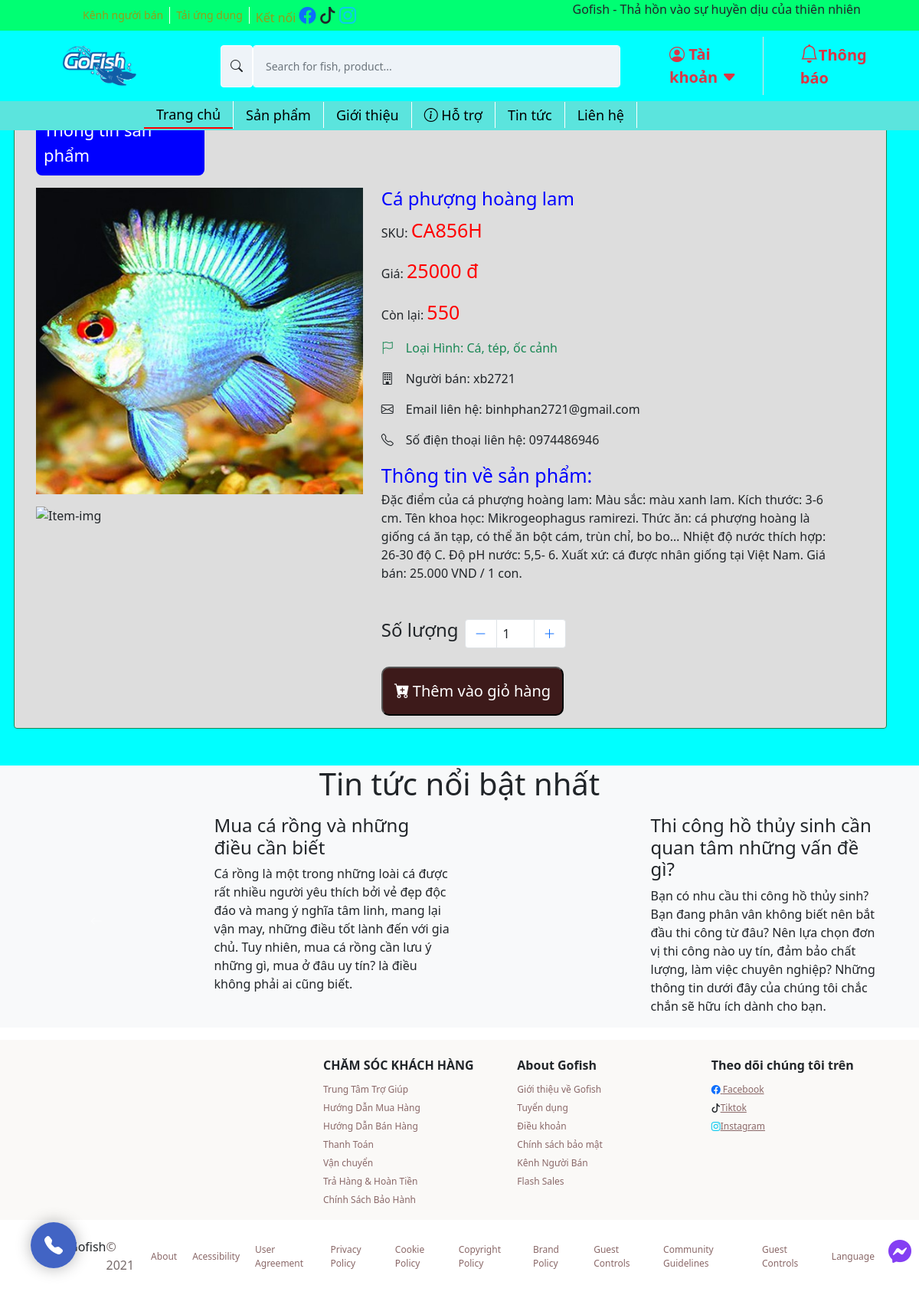
Page /detailView.php?id=71 on the committed database.
### tables this page shows
CREATE TABLE `products` (
  `productID` int(11) NOT NULL,
  `productSKU` char(50) NOT NULL,
  `productName` varchar(1000) NOT NULL,
  `category` varchar(300) NOT NULL,
  `detail` varchar(5000) NOT NULL,
  `price` int(11) NOT NULL,
  `stock` int(11) NOT NULL,
  `sold` int(11) NOT NULL,
  `status` int(11) NOT NULL,
  `image` varchar(1000) NOT NULL,
  `userID` int(11) NOT NULL
);

CREATE TABLE `users` (
  `id` int(11) NOT NULL,
  `fullname` varchar(250) NOT NULL,
  `username` varchar(30) NOT NULL,
  `email` varchar(100) NOT NULL,
  `phone` varchar(11) NOT NULL,
  `address` varchar(250) NOT NULL,
  `password` varchar(250) NOT NULL,
  `status` int(11) NOT NULL DEFAULT 0,
  `email_verification_link` varchar(255) NOT NULL,
  `email_verified_at` timestamp NULL DEFAULT NULL
);

### detailView.php (the view, shortened to what this page needs)
<?php
require './config/constants.php';
require './header.php';
?>
<?php
if (isset($_GET['id'])) {
  $iditem = $_GET['id'];
  $sql = "SELECT users.id,users.username,users.email,users.phone,users.address,products.productName,products.productSKU,products.category,products.price,products.detail,products.stock,products.image
        FROM products,users where products.userid = users.id and products.productID  = '$iditem' and products.status = '1'";
  $res = mysqli_query($conn, $sql);
  $count = mysqli_num_rows($res);
  if ($count == 1) {
    $row = mysqli_fetch_assoc($res);
    $tenSanPham = $row['productName'];
    $sku = $row['productSKU'];
    $theLoai = $row['category'];
    $price = $row['price'];
    $chiTiet = $row['detail'];
    $conLai = $row['stock'];
    $hinhAnh = $row['image'];
    $hinhAnhString = explode(',', $hinhAnh);
    $hinhAnh1 = $hinhAnhString[0];
    $hinhAnh2 = $hinhAnhString[1];
    $userName = $row['username'];
    $userEmail = $row['email'];
    $userPhone = $row['phone'];
    $userID = $row['id'];
  } else {
    header('location:' . SITEURL);
  }
} else {
  header('location:' . SITEURL);
}
?>
<main style="background-color: aqua;">
  <section class="posts_slider container-fluid" style="padding: 0;">
    <div id="carouselExampleControls" class="carousel slide" data-bs-ride="carousel">
      <div class="carousel-inner">
        <div class="carousel-item active">
          <div class="row">
            <div class="col-md-12">
            </div>
          </div>
        </div>
      </div>
      <button class="carousel-control-prev" type="button" data-bs-target="#carouselExampleControls" data-bs-slide="prev">
      </button>
      <button class="carousel-control-next" type="button" data-bs-target="#carouselExampleControls" data-bs-slide="next">
      </button>
    </div>
  </section>
  <div class="simple-banner mt-2">
  </div>
  <section class="Item-info">
    <div class="container">
      <div class="row" style='padding-top: 70px'>
        <div class="row border p-3 border-success rounded info-item" style="background-color: #ddd">
          <div style='font-size:22px;font-weight:500;padding:10px;background-color:blue;color:#fff;border-radius:8px;width:220px;margin-left:12px'>
            Thông tin sản phẩm
          </div>
          <div class="row">
            <div class="item-menu-img col-md-5">
              <?php
              if ($hinhAnh == "") {
                echo "<div class='error'>Image not Available.</div>";
              } else {
              ?>
                <img src="<?php echo SITEURL; ?>assets/img/products/<?php echo $hinhAnh1; ?>" alt="Item-img" style="max-height: 400px;width:100%" class="img-fluid mt-3">
                <img src="<?php echo SITEURL; ?>assets/img/products/<?php echo $hinhAnh2; ?>" alt="Item-img" style="max-height: 400px;width:100%" class="img-fluid mt-3">
              <?php
              }
              ?>
            </div>
            <div class="order col-md-7 mt-3">
              <div class="item-menu-desc">
                <h4 style='color:blue'>
                  <?php echo $tenSanPham; ?>
                </h4>
                <p>SKU: <span style='color:red;font-weight:500;font-size:25px'>
                    <?php echo $sku; ?>
                  </span>
                </p>
                <p>Giá: <span style='color:red;font-weight:500;font-size:25px' id='price'>
                    <?php echo $price; ?> đ
                  </span>
                </p>
                <p>Còn lại: <span style='color:red;font-weight:500;font-size:25px'>
                    <?php echo $conLai; ?>
                  </span>
                </p>
                <p class="text-success"><i class="bi bi-flag me-3"></i>Loại Hình:
                  <?php echo $theLoai ?>
                </p>
                <p><i class="bi bi-building me-3"></i>Người bán:
                  <?php echo $userName ?>
                </p>
                <p><i class="bi bi-envelope me-3"></i>Email liên hệ:
                  <?php echo $userEmail ?>
                </p>
                <p><i class="bi bi-telephone me-3"></i>Số điện thoại liên hệ:
                  <?php echo $userPhone ?>
                </p>
                <p>
                  <span style='color:blue;font-weight:500;font-size:25px'>
                    Thông tin về sản phẩm: <br>
                  </span>
                  <?php echo $chiTiet; ?>
                </p>
                <div class="item-num d-flex mt-5 mb-2">
                  <h4 class="me-2">Số lượng</h4>
                  <ul class="pagination justify-content-end">
                    <li class="page-item page-item-btn-decrease">
                      <a class="page-link bi bi-dash-lg" id="btn-decrease" type="button"></a>
                    </li>
                    <li class="page-item">
                      <input type="text" id="input-quantity-detail" class="page-link px-2 text-dark" autocomplete="off" value="1" style="width: 50px;" data-prod_stock="<?php echo $conLai ?>">
                    </li>
                    <li class="page-item">
                      <a class="page-link bi-plus-lg" id="btn-increase" type="button"></a>
                    </li>
                  </ul>
                </div>
              </div>
              <div>
                <?php
                if ($userID == $_SESSION['id']) {
                ?>
                  <p class="sold-out-detail">Sản phẩm của bạn</p>
                <?php
                }
                else if ($conLai == 0) {
                ?>
                  <p class="sold-out-detail">Hết hàng</p>
                <?php
                } else {
                ?>
                  <button type="button" class="bi bi-cart-plus-fill btn-add-to-cart-detail" data-product_id="<?php echo $iditem ?>"><span class="ms-1">Thêm vào giỏ hàng</span>
                  </button>
                <?php
                }
                ?>
              </div>
            </div>
          </div>
        </div>
      </div>
    </div>
  </section>
  <div class="notice bg-light">
    <div class="title-notice mt-5">
      <h1>Tin tức nổi bật nhất</h1>
    </div>
    <section class="posts_slider container mt-3">
      <div id="carouselExampleControls" class="carousel slide" data-bs-ride="carousel">
        <div class="carousel-inner">
          <div class="carousel-item active">
            <div class="row">
              <div class="col-md-6">
                <div class="row">
                  <div class="col-md-5">
                  </div>
                  <div class="col-md-7">
                    <h4>Mua cá rồng và những điều cần biết</h4>
                    <p>Cá rồng là một trong những loài cá được rất nhiều người yêu thích bởi vẻ đẹp độc đáo và mang ý
                      nghĩa tâm linh, mang lại vận may, những điều tốt lành đến với gia chủ. Tuy nhiên, mua cá rồng
                      cần
                      lưu ý những gì, mua ở đâu uy tín? là điều không phải ai cũng biết.</p>
                  </div>
                </div>
              </div>
              <div class="col-md-6">
                <div class="row">
                  <div class="col-md-5">
                  </div>
                  <div class="col-md-7">
                    <h4>Thi công hồ thủy sinh cần quan tâm những vấn đề gì?</h4>
                    <P>Bạn có nhu cầu thi công hồ thủy sinh? Bạn đang phân vân không biết nên bắt đầu thi công từ đâu?
                      Nên lựa chọn đơn vị thi công nào uy tín, đảm bảo chất lượng, làm việc chuyên nghiệp? Những thông
                      tin dưới đây của chúng tôi chắc chắn sẽ hữu ích dành cho bạn.</P>
                  </div>
                </div>
              </div>
            </div>
          </div>
        </div>
        <button class="carousel-control-prev" type="button" data-bs-target="#carouselExampleControls" data-bs-slide="prev">
          <i class="bi bi-arrow-left"></i>
        </button>
        <button class="carousel-control-next" type="button" data-bs-target="#carouselExampleControls" data-bs-slide="next">
          <i class="bi bi-arrow-right"></i>
        </button>
      </div>
    </section>
  </div>
</main>
<footer style="background-color: #faf9f7;" class="mt-3">
  <div class="container pt-3">
    <div class="row">
      <div class="col-md-4">
        <div class=" logo-footer">
        </div>
      </div>
      <div class="col-md mt-2">
        <h1 class="text-footer">CHĂM SÓC KHÁCH HÀNG</h1>
        <ul class="list-unstyled">
          <li><a href="" class="text-decoration-none">Trung Tâm Trợ Giúp</a></li>
          <li><a href="" class="text-decoration-none">Hướng Dẫn Mua Hàng</a></li>
          <li><a href="" class="text-decoration-none">Hướng Dẫn Bán Hàng</a></li>
          <li><a href="" class="text-decoration-none">Thanh Toán</a></li>
          <li><a href="" class="text-decoration-none">Vận chuyển</a></li>
          <li><a href="" class="text-decoration-none">Trả Hàng & Hoàn Tiền</a></li>
          <li><a href="" class="text-decoration-none">Chính Sách Bảo Hành</a></li>
        </ul>
      </div>
      <div class="col-md mt-2">
        <h1 class="text-footer">About Gofish</h1>
        <ul class="list-unstyled">
          <li><a href="" class="text-decoration-none">Giới thiệu về Gofish</a></li>
          <li><a href="" class="text-decoration-none">Tuyển dụng</a></li>
          <li><a href="" class="text-decoration-none">Điều khoản</a></li>
          <li><a href="" class="text-decoration-none">Chính sách bảo mật</a></li>
          <li><a href="" class="text-decoration-none">Kênh Người Bán</a></li>
          <li><a href="" class="text-decoration-none">Flash Sales</a></li>
        </ul>
      </div>
      <div class="col-md mt-2">
        <h1 class="text-footer">Theo dõi chúng tôi trên</h1>
        <ul class="list-unstyled">
          <li><a href=""><i class="bi bi-facebook text-primary"></i> Facebook</a></li>
          <li><a href=""><i class="bi bi-tiktok text-dark"></i>Tiktok</a></li>
          <li><a href=""><i class="bi bi-instagram text-info"></i>Instagram</a></li>
        </ul>
      </div>
    </div>
  </div>
</footer>
<div class="mt-2" style="text-align: center;">
  <div class="col-md ms-5 me-5">
    <ul class="list-footer">
      <li>
        <p style="margin-top: 15px; display: inline-flex;">Gofish
          <span style="color: rgb(119, 108, 108) ;" class="footer-text">© 2021 </span>
        </p>
      </li>
      <li><a href="" class="text-decoration-none link-dark">About</a></li>
      <li><a href="" class="text-decoration-none link-dark">Acessibility</a></li>
      <li><a href="" class="text-decoration-none link-dark">User Agreement</a></li>
      <li><a href="" class="text-decoration-none link-dark">Privacy Policy</a></li>
      <li><a href="" class="text-decoration-none link-dark">Cookie Policy</a></li>
      <li><a href="" class="text-decoration-none link-dark">Copyright Policy</a></li>
      <li><a href="" class="text-decoration-none link-dark">Brand Policy</a></li>
      <li><a href="" class="text-decoration-none link-dark">Guest Controls</a></li>
      <li><a href="" class="text-decoration-none link-dark">Community Guidelines</a></li>
      <li><a href="" class="text-decoration-none link-dark">Guest Controls</a></li>
      <li><a href="" class="text-decoration-none link-dark">Language</a></li>
    </ul>
  </div>
</div>
<div id="hotline">
  <a href="tel:0366035523" id="yBtn">
    <i class="bi bi-telephone-fill"></i>
  </a>
</div>
<div id="messenger" style="width:20px">
  <i class="bi bi-messenger"></i>
</div>
</body>
</html>

### assets/css/index.css (style rules this page uses)
.posts_slider { z-index: -1; }
.simple-banner { text-align: center; align-items: center; justify-content: center; }
.title-notice { text-align: center; }
.logo-footer { font-size: 20px; font-weight: 500; color: blue; text-align: center; }
.text-footer { font-size: 16px; font-weight: 600; }
.list-unstyled a { display: inline; font-size: 12px; text-align: left; color: #8a6868; }
.list-footer { align-items: center; display: flex; justify-content: center; }
.list-footer li { display: flex; margin: 0 10px; text-align: left; }
.list-footer a { display: inline; font-size: 12px; text-align: left; color: #8a6868; }
#hotline { position: fixed; bottom: 40px; left: 40px; z-index: 999999999; display: flex; align-items: center; width: 60px; border-radius: 50%; box-shadow: 0px 0px 20px rgba(0, 0, 0, 0.3); }
#hotline > a { display: inline-block; text-align: center; background: #4264c4; color: #ffffff; width: 60px; font-size: 24px; line-height: 60px; border-radius: 50%; box-shadow: 0 0 0 0 rgba(15, 117, 188, 0.3); -webkit-animation: pulse 1.5s infinite; animation: pulse 1.5s infinite; transition: all .3s; }
#messenger { border-radius: 40px; font-size: 30px; font-weight: bolder; color: rgb(102, 16, 240); text-align: center; display: flex; align-items: center; justify-content: center; position: fixed; bottom: 40px; right: 15px; cursor: pointer; opacity: 0.8; }
.btn-add-to-cart-detail { background: #3d1a1a; color: white; font-size: 20px; padding: 15px 15px; border-radius: 10px; max-width: fit-content; }

### rows in the picture
products: image (picture), productName "Cá phượng hoàng lam", productSKU "CA856H", price "25000", stock "550", category "Cá, tép, ốc cảnh", userID.username "xb2721", userID.email "binhphan2721@gmail.com", userID.phone "0974486946", detail "Đặc điểm của cá phượng hoàng lam: Màu sắc: màu xanh lam. Kích thước: 3-6 cm. Tên khoa học: Mikrogeophagus ramirezi. Thức ăn: cá phượng hoàng là giống cá ăn tạp, có thể ăn bột cám, trùn chỉ, bo bo… Nhiệt độ nước thích hợp: 26-30 độ C. Độ pH nước: 5,5- 6. Xuất xứ: cá được nhân giống tại Việt Nam. Giá bán: 25.000 VND / 1 con."
